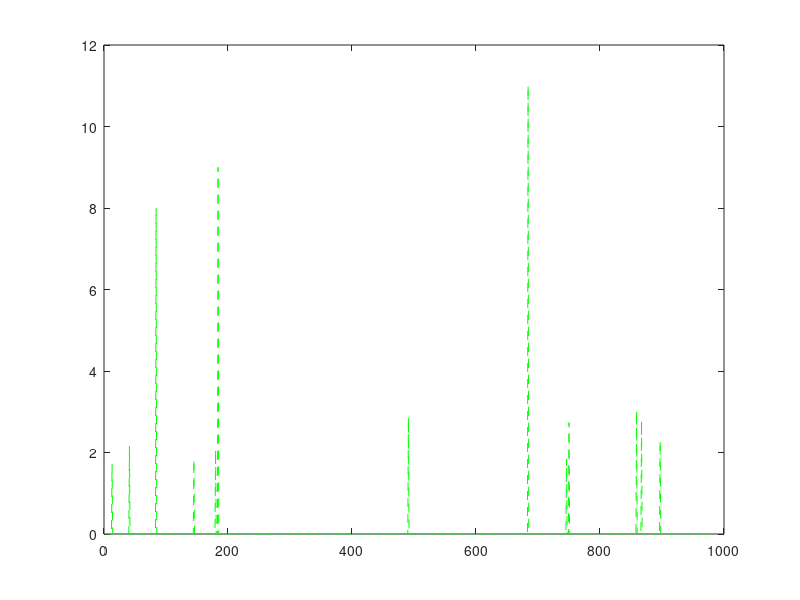
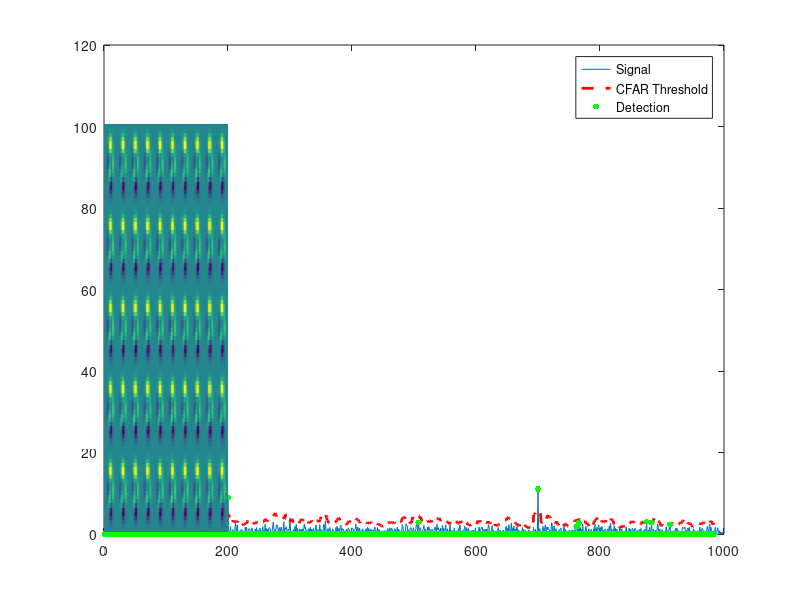
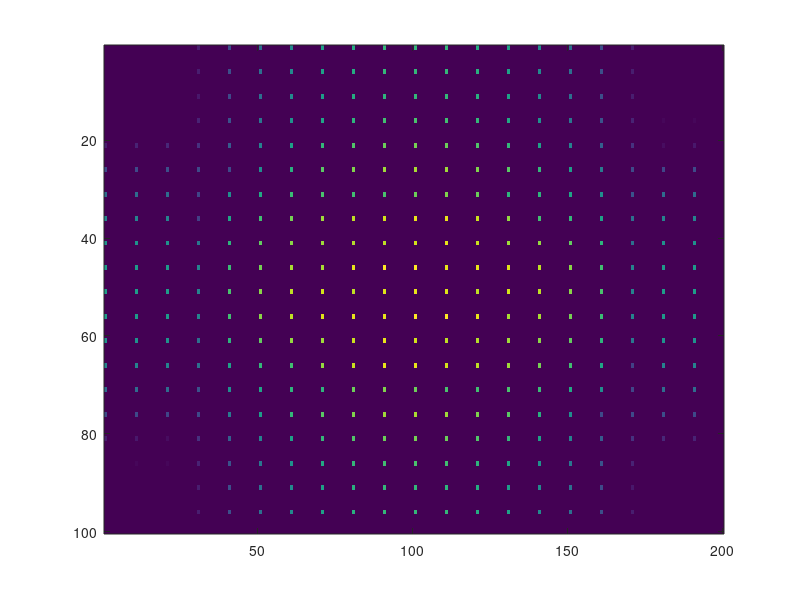
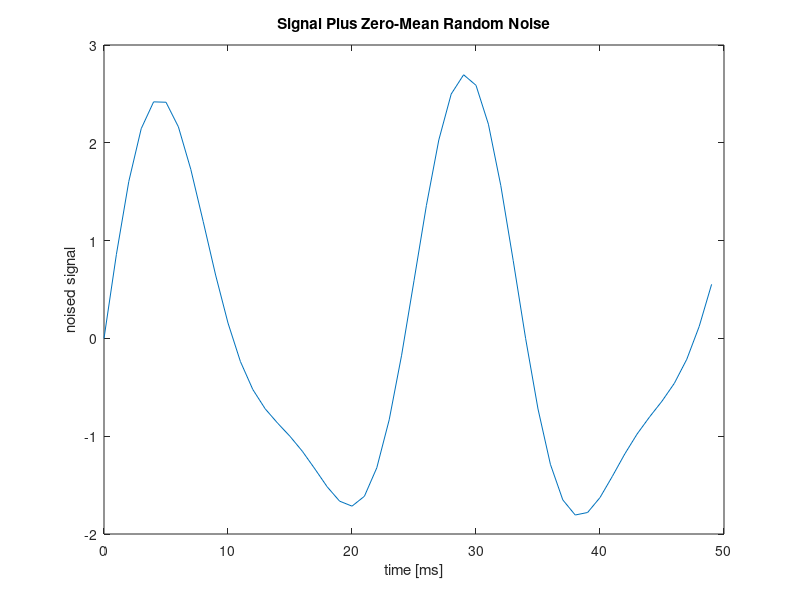

The MATLAB script that drew these images, in order:
% Constant False Alarm Rate
clear all; close all;

N = 1000; % Number of Samples
signal = abs(randn(N,1)); % Generate Random Noise

% Set Target Locations:
% Assign Targets to Bins 100, 200, 300 and 700
% Assign Target Amplitudes: 8, 9, 4, 11
signal([100 200 300 700]) = [8 9 4 11];
%signal([100 200 350 700]) = [8 15 7 13];

figure; plot(signal);

T = 12; % Number of Training Cells
G = 4; % Number of Guard Cells
tnr = 3.5; % define threshold-to-noise ratio
threshold_cfar = []; % define vector for threshold values
signal_cfar = []; % define vector for thresholded signal result

% Sliding window filter: make sure we give enough room at the end for the
% number of guard cells and training cells
for winIdx = 1:(N-(G+T))
    
    % Estimate the average noise across the training cells
    noise = sum(signal(winIdx:winIdx+T-1))/T; 
    
    % Compute threshold
    threshold = noise*tnr;
    threshold_cfar = [threshold_cfar,{threshold}];
    
    % Measure signal within the cell under test (CUT)
    CUTsig = signal(winIdx+T+G); % define as T+G cells away from the first training cell
    
    % If the signal level at CUT is below the threshold
    if CUTsig < threshold
        % then assign it a 0 value
        CUTsig = 0;
    end
    
    signal_cfar = [signal_cfar, {CUTsig}];
end

% Plot the filtered signal
plot(cell2mat(signal_cfar),'g--');

figure; plot(signal);
hold on; plot(cell2mat(circshift(threshold_cfar,G)),'r--','LineWidth',2);
hold on; plot(cell2mat(circshift(signal_cfar,(T+G))),'g.','MarkerSize',14);
legend('Signal','CFAR Threshold','Detection');

% 2-D CFAR on Range-Doppler Map
% 1. Determine the number of Training Cells (Tr & Td) and the number of
% Guard Cells (Gr & Gd) for each dimension 
% 2. Slide the Cell Under Test (CUT) across the complete cell matrix
% 3. Select the grid that includes the training, guard and test cells. Grid
% Size = (2Tr+2Gr+1)(2Td+2Gd+1) 
% 4. The total number of cells in the guard region and cell under test.
% (2Gr+1)(2Gd+1) 
% 5. This gives the Training Cells : (2Tr+2Gr+1)(2Td+2Gd+1) - (2Gr+1)(2Gd+1)
% 6. Measure and average the noise across all the training cells. This
% gives the threshold 
% 7. Add the offset (if in signal strength in dB) to the threshold to keep
% the false alarm to the minimum 
% 8. Determine the signal level at the Cell Under Test 
% 9. If the CUT signal level is greater than the Threshold, assign a value
% of 1, else equate it to zero 
% 10. Since the cell under test are not located at the edges, due to the
% training cells occupying the edges, we suppress the edges to zero. Any
% cell value that is neither 1 nor a 0, assign it a zero  
% 
% *************************************************************************
% 2-D FFT

% Create and plot 2-D data with repeated blocks
P = peaks(20);
X = repmat(P,[5 10]);
imagesc(X);

% Compute the 2-D Fourier Transform of the data
X_fft = fft2(X);

% Shift the zero-frequency component to the center of the output
X_fft = abs(fftshift(X_fft));

% Plot the resulting 100-by-200 matrix, which is the same size as X
figure; imagesc(log(X_fft));

% *************************************************************************
% Find the frequency components of a signal buried in noise

% Define FFT parameters
fs = 1.0e3; % sampling frequency
T = 1/fs; % sampling period
L = 1500; % length of signal (time duration) in ms
%N = 1024; % number of samples

% Define a signal and add noise
t = (0:L-1)*T; % time vector
f = [77 43]; % frequency of two signals in Hz
A = [0.7 2.0]; % signal amplitudes
%S = 0.7*sin(2*pi*77*t) + 2*sin(2*pi*43*t); % note: class notes suggested cos
signal = sum(A'.*sin(2*pi*f'.*t));
noisedSignal = signal; % + 2*randn(size(t));

figure; plot(1000*t(1:50),noisedSignal(1:50));
title('Signal Plus Zero-Mean Random Noise');
xlabel('time [ms]');
ylabel('noised signal');

% Compute the FFT of the noised signal
signal_fft = fft(noisedSignal); %,N);

% Compute the amplitude of the normalized signal
%signal_fft = abs(signal_fft);  % take the magnitude of the fft
signal_fft = abs(signal_fft/L); % take the amplitude of the fft

% Compute the single-sided spectrum based on the even-valued signal length L
%signal_fft = signal_fft(1:L/2-1); % discard negative half of fft (mirrored image)
signal_fft = signal_fft(1:L/2+1); % discard negative half of fft (mirrored image)

freq = fs*(0:(L/2))/L;
figure; plot(freq,signal_fft);
title('Single-Sided Amplitude Spectrum of Noisy Signal');
xlabel('frequency [Hz]');
ylabel('amplitude');

% *************************************************************************
% Doppler Velocity Calculation
% Calculate the velocity in m/s of four targets with the following Doppler
% frequency shifts: [3 KHz, -4.5 KHz, 11 KHz, -3 KHz]

% Radar Operating Frequency (Hz)
fc = 77.0e9;

% Speed of Light (meters/sec)
c = 3*10^8;

% Wavelength
lambda = c/fc;

% Doppler Shifts in Hz
fd = [3.0e3, -4.5e3, 11.0e3, -3e3];

% Velocity of the targets
%fd = (2*vr)/lambda;
vr = (fd*lambda)/2;

disp(vr)

% velocity = distance/time

% *************************************************************************
% Given the radar maximum range of 300m and range resolution of 1m,
% calculate the range of four targets with the following measured beat
% frequencies: 0MHz, 1.1MHz, 13MHz, 24MHz

% Speed of Light (meters/sec)
c = 3*10^8;

% Maximum Detectable Range in Meters
Rmax = 300;

% Range Resolution in Meters
deltaR = 1;

% Bsweep of Chirp
Bsweep = c/2*deltaR;

% The sweep/chirp time can be computed based on the time needed for the signal to
% travel the maximum range. In general, for an FMCW radar system, the sweep
% time should be at least 5 to 6 times the round trip time. This example
% uses a factor of 5.5:
Tchirp = 5.5*(Rmax*2/c); % 5.5 times the trip time at maximum range

% Beat Frequencies (Hz) of four targets:
fb = [0e6,1.1e6,13e6,24e6];

% Range for every target (meters)
calculated_range = c*Tchirp*fb/(2*Bsweep); 

disp(calculated_range);

% *************************************************************************
% % Operating Frequency (Hz)
% fc = 77.0e9;
% % Wavelength
% lambda = c/fc;
% % Transmitted Power (W)
% Pt = 3e-3;
% 
% % Antenna Gain (linear)
% G = 10000;
% 
% % Minimum Detectable Power
% Ps = 1e-10;
% 
% % RCS of a car
% RCS = 100;
% 
% Range = (((10*log10(Pt*1000))*(G^2)*(lambda^2)*RCS)/(Ps*((4*pi)^3)))^(1/4);
% disp(Range);
